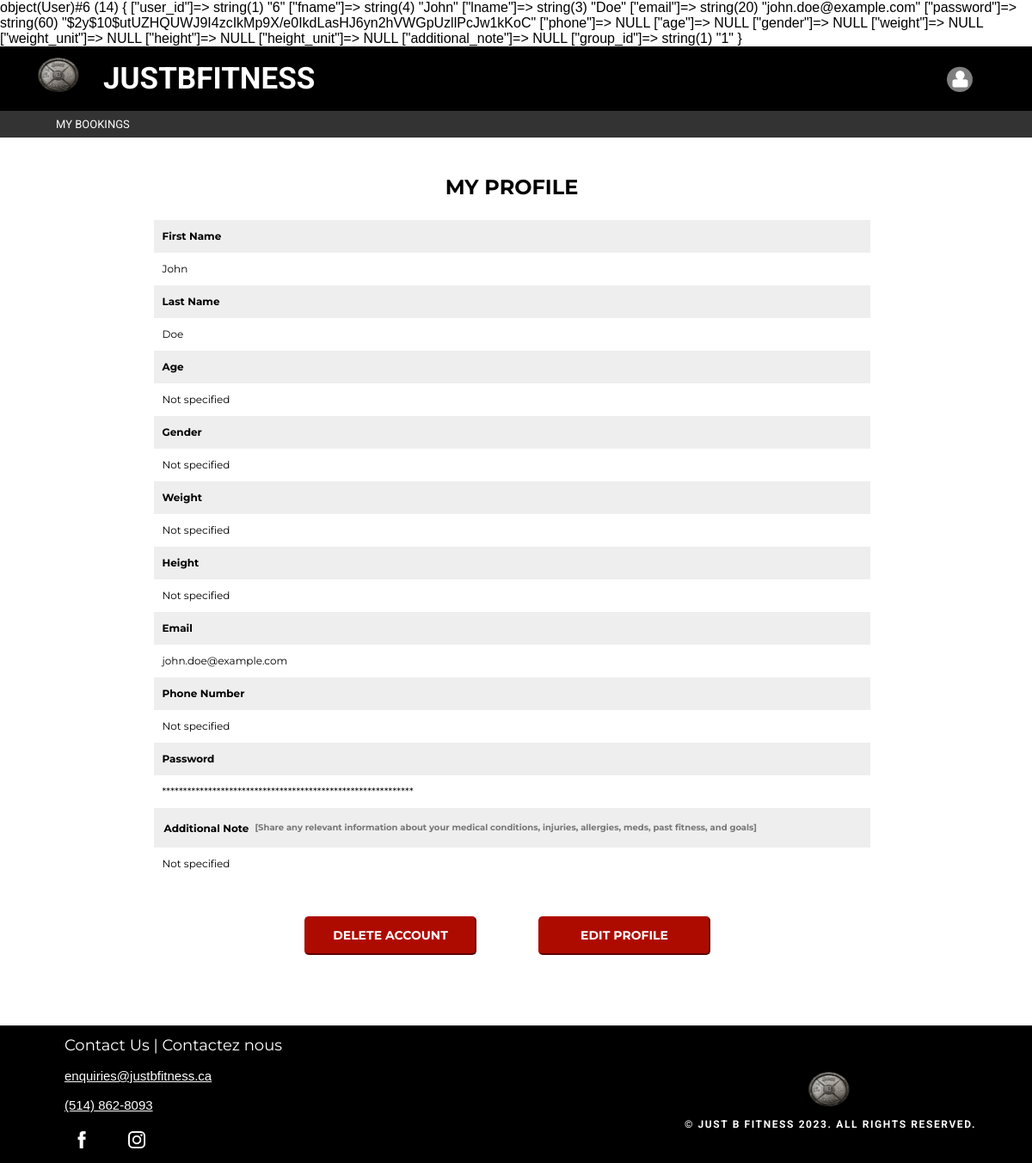
/?controller=user&action=read (signed in), run on the app's committed database.
### tables this page shows
CREATE TABLE `user` (
  `user_id` int(11) NOT NULL AUTO_INCREMENT,
  `fname` varchar(255) NOT NULL,
  `lname` varchar(255) NOT NULL,
  `email` varchar(255) UNIQUE NOT NULL,
  `password` varchar(255) NOT NULL,
  `phone` varchar(15) DEFAULT NULL,
  `age` int(11) DEFAULT NULL,
  `gender` varchar(10) DEFAULT NULL,
  `weight` decimal(5,2) DEFAULT NULL,
  `weight_unit` varchar(10) DEFAULT NULL,
  `height` decimal(5,2) DEFAULT NULL,
  `height_unit` varchar(10) DEFAULT NULL,
  `additional_note` text DEFAULT NULL,
  `group_id` int(11) DEFAULT NULL,
  PRIMARY KEY (`user_id`)
);

### Models/User.php (called while the page is built, shortened)
<?php
    include_once "mysqldatabase.php";
class User {
    public static function read() {
        global $conn;
        $userId = isset($_SESSION['user']) ? $_SESSION['user']->user_id : null;
        $sql = "SELECT * FROM `USER` WHERE USER_ID = ?";
        $stmt = $conn->prepare($sql);
        $stmt->bind_param('i', $userId);
        $stmt->execute();
        $result = $stmt->get_result();
        $user = $result->fetch_assoc();
        return $user;
    }
}
?>

### index.php (called while the page is built, shortened)
<?php
$ct = new $controllerClassName();
$ct->route();
?>

### Views/Client/read.php (the view, shortened to what this page needs)
<!DOCTYPE html>
<html lang="en">
<head>
</head>
<body>
    <?php include_once "dashboard.php"; ?>
    <div class="center">
        <div class="profile">
            <div class="title-header">MY PROFILE</div>
            <div class="grey-box">
                <div class="grey-label">First Name</div>
            </div>
            <div class="white-box">
                <div class="label-input"><?php echo htmlspecialchars($user['fname']); ?></div>
            </div>
            <div class="grey-box">
                <div class="grey-label">Last Name</div>
            </div>
            <div class="white-box">
                <div class="label-input"><?php echo htmlspecialchars($user['lname']); ?></div>
            </div>
            <div class="grey-box">
                <div class="grey-label">Age</div>
            </div>
            <div class="white-box">
                <div class="label-input">
                <?php echo isset($user['age']) && $user['age'] !== -1
                    ? htmlspecialchars($user['age'])
                    : "Not specified"; ?>
                </div>
            </div>
            <div class="grey-box">
                <div class="grey-label">Gender</div>
            </div>
            <div class="white-box">
                <div class="label-input"><?php echo !empty($user['gender']) ? htmlspecialchars($user['gender']) : "Not specified"; ?></div>
            </div>
            <div class="grey-box">
                <div class="grey-label">Weight</div>
            </div>
            <div class="white-box">
                <div class="label-input">
                    <?php
                    echo isset($user['weight']) && $user['weight'] !== -1
                    ? htmlspecialchars($user['weight'])
                    : "Not specified";
                    ?>
                </div>
            </div>
            <div class="grey-box">
                <div class="grey-label">Height</div>
            </div>
            <div class="white-box">
                <div class="label-input">
                    <?php
                     echo isset($user['height']) && $user['height'] !== -1
                    ? htmlspecialchars($user['height'])
                    : "Not specified";
                    ?>
                </div>
            </div>
            <div class="grey-box">
                <div class="grey-label">Email</div>
            </div>
            <div class="white-box">
                <div class="label-input"><?php echo htmlspecialchars($user['email']); ?></div>
            </div>
            <div class="grey-box">
                <div class="grey-label">Phone Number</div>
            </div>
            <div class="white-box">
                <div class="label-input"><?php echo !empty($user['phone']) ? htmlspecialchars($user['phone']) : "Not specified"; ?></div>
            </div>
            <div class="grey-box">
                <div class="grey-label">Password</div>
            </div>
            <div class="white-box">
                <div class="label-input"><?php echo str_repeat('*', strlen($user['password'])); ?></div>
            </div>
            <div class="grey-box">
                <table>
                    <td><label class="grey-label">Additional Note</label></td>
                    <td><p class="subtext">[Share any relevant information about your medical conditions, injuries, allergies, meds, past fitness, and goals]</p></td>
                </table>
            </div>
            <div class="white-box">
                <div class="label-input"><?php echo !empty($user['additional_note']) ? htmlspecialchars($user['additional_note']) : "Not specified"; ?></div>
            </div>
            <table>
                <td>
                    <button class="default-button" name="confirm-delete" id="confirmDeleteButton">Delete Account</button>
                </td>
                <td>
                    <form method="post" action="?controller=user&action=edit&id=<?php echo htmlspecialchars($user['user_id']); ?>">
                        <button type="submit" class="default-button" name="edit">Edit Profile</button>
                    </form>
                </td>
            </table>
        </div>
    </div>
    <?php include_once "footer.php"; ?>
</body>
</html>

### Controllers/UserController.php (shortened to what this page needs)
<?php
include_once "Models/User.php";
class UserController {
    function route() {
        $action = isset($_GET['action']) ? $_GET['action'] : "index";
        $id = isset($_GET['id']) ? intval($_GET['id']) : -1;
         $userModel = new User();
         if ($action == "login") {
             if(isset($_SESSION['user'])){
                 $this->loginCheck();
             }else{
                 $users = User::login();
                 $this->loginCheck();
             }
         }  else if ($action == "list") {
            if ($_SESSION['user']->group_id == 2) {
                $users = User::$action();
                $this->render("Admin", $action, $users);
            }
        } else if ($action == "read") {
            $user = User::$action();
            if ($_SESSION['user']->group_id == 1) {
                $this->render("Client", $action, ['user' => $user]);
            } else if ($_SESSION['user']->group_id == 2) {
                $this->render("Admin", $action, ['user' => $user]);
            }
        } else if ($action == "update" || $action == "delete") {
            $result = $userModel->$action($id);
        } else if ($action == "logout") {
                $users = User::$action();
        }
    }
    function render($controller, $view, $data = []) {
        extract($data);
        include "Views/$controller/$view.php";
    }
}
?>

### CSS/home.css (style rules this page uses)
body { margin: 0; padding: 0; overflow-x: hidden; }
* { box-sizing: border-box; margin: 0; padding: 0; font-family: 'Oswald', sans-serif; }

### CSS/view.css (style rules this page uses)
html, body { height: 100%; margin: 0; }
body { display: flex; flex-direction: column; }
header, nav, .center, footer { flex-shrink: 0; }
.center { padding: 10px; width: 100%; height: auto; padding: 20px 10px 40px 0px; background: white; display: flex; justify-content: center; text-align: left; flex-grow: 1; }
.profile { width: 100%; height: 100%; display: flex; flex-direction: column; align-items: center; position: relative; text-align: left; margin-right: auto; }
.title-header { font-family: 'Montserrat', sans-serif; font-weight: bolder; font-size: 24px; line-height: 1.1; text-transform: uppercase; color: #000000; padding: 25px; flex: content; text-align: left; }
.grey-box { width: 70%; height: auto; background-color: #EEEEEE; display: flex; padding: 10px; }
.grey-label { max-width: 100%; color: #000000; font-family: 'Montserrat', sans-serif; font-weight: bolder; font-size: 12px; line-height: 1.5; word-wrap: break-word; text-align: left; padding-right: 5px; }
.white-box { width: 70%; height: auto; background-color: white; display: flex; padding: 10px; }
.label-input { max-width: 100%; color: #000000; font-family: 'Montserrat', sans-serif; font-weight: normal; font-size: 12px; line-height: 1.5; word-wrap: break-word; text-align: left; }
table td .default-button { margin: 30px; padding: 10px; }
.default-button { border-color: #AE0B00; border-radius: 5px; cursor: pointer; text-align: center; text-transform: uppercase; display: flex; justify-content: center; background: #AE0B00; color: white; font-family: 'Montserrat', sans-serif; font-weight: bolder; font-size: 14px; line-height: 1.5; width: 200px; height: auto; }
.subtext { font-family: 'Montserrat', sans-serif; font-style: normal; font-weight: bold; font-size: 10px; line-height: 22px; display: flex; align-items: center; color: rgba(0, 0, 0, 0.5); }
form { display: flex; flex-direction: column; margin: 10px; }

### data on the page
user: group "object(User)#6 (14) { [\"user_id\"]=> string(1) \"6\" [\"fname\"]=> string(4) \"John\" [\"lname\"]=> string(3) \"Doe\" [\"email\"]=> string(20) \"john.doe@example.com\" [\"password\"]=> string(60) \"$2y$10$utUZHQUWJ9I4zcIkMp9X/e0IkdLasHJ6yn2hVWGpUzllPcJw1kKoC\" [\"phone\"]=> NULL [\"age\"]=> NULL [\"gender\"]=> NULL [\"weight\"]=> NULL [\"weight_unit\"]=> NULL [\"height\"]=> NULL [\"height_unit\"]=> NULL [\"additional_note\"]=> NULL [\"group_id\"]=> string(1) \"1\" }", fname "John", lname "Doe", email "john.doe@example.com", password "************************************************************"
